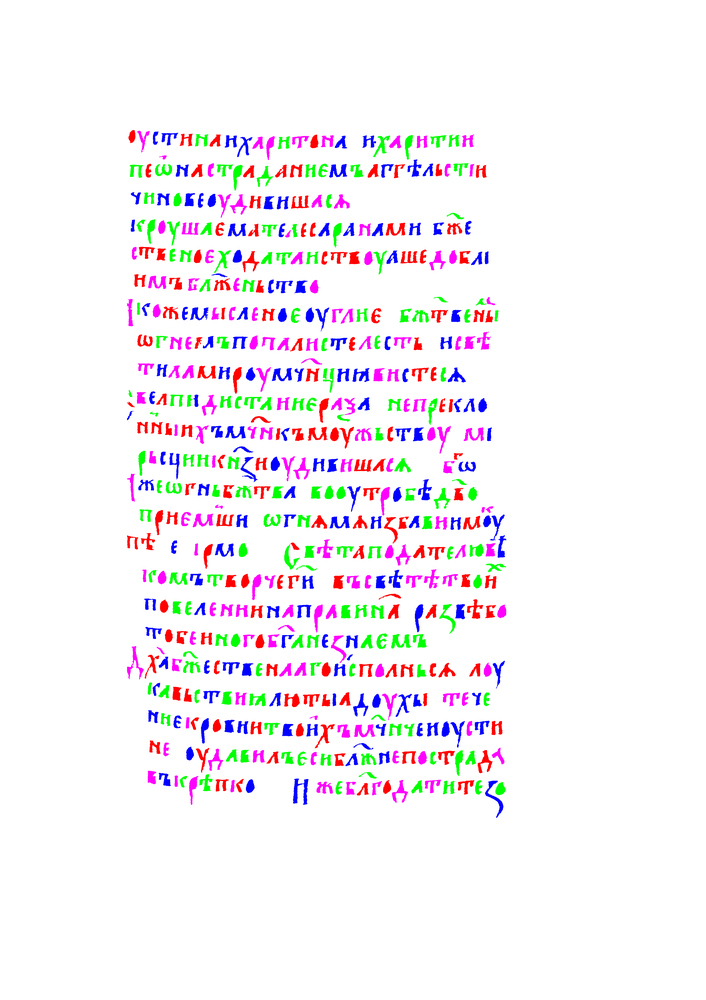
#> input picture 2sem/lab2/input_img.png, 706 x 1000 px, shrunk from 3000 x 4250 before the run
$ jupyter execute lab2.ipynb
#> lines starting #> are read from the running program, lines starting #| are printed output that depends on the picture; after the words box and inside, x2 and y2 are one past the last pixel; in counts of white or black regions, pixels touching at a corner belong together
[cell 1]
from PIL import Image
import os
import numpy as np

def convert_to_grayscale(image_path):
#> called with image_path = 'input_img.png'
    img = Image.open(image_path)
#> img is the input picture: PIL image 706x1000 RGB; mean R, G, B 246.7, 242.6, 246.8
    img = img.convert('RGB')
    width, height = img.size
#> width = 706; height = 1000

    grayscale_img = Image.new('L', (width, height))
#> grayscale_img: PIL image 706x1000 L; every value is 0

    pixels = img.load()

    for x in range(width):
        for y in range(height):
            r, g, b = pixels[x, y]
            gray = int((r + g + b) / 3)
            grayscale_img.putpixel((x, y), gray)
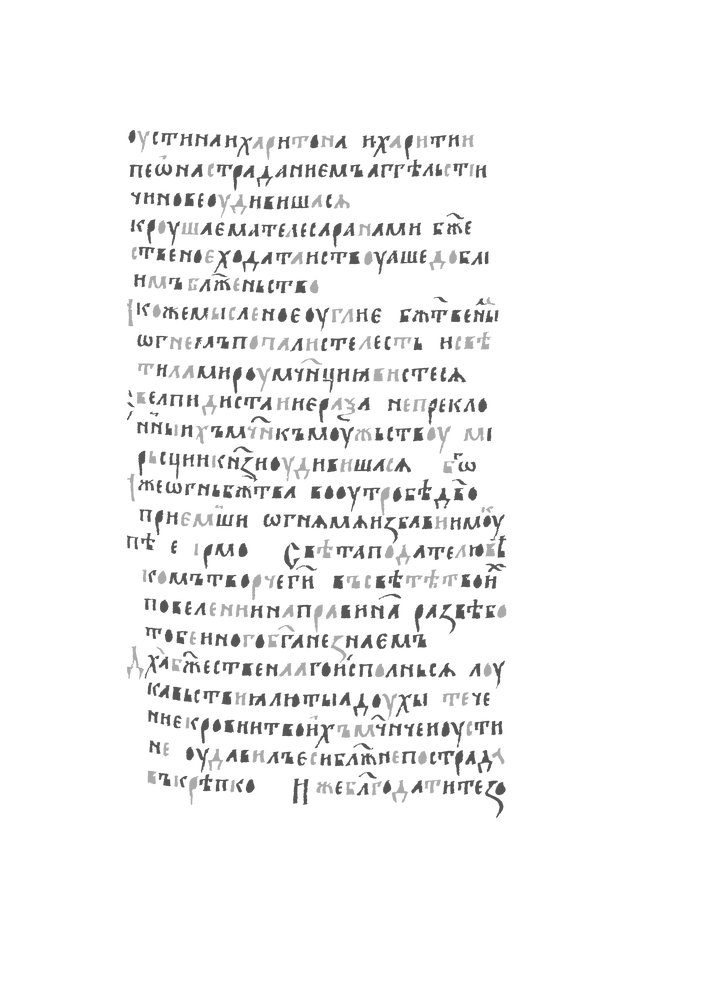
#> grayscale_img: PIL image 706x1000 L; min 84, max 255, mean 245.3


    grayscale_image_path = "grayscale_" + os.path.basename(image_path)
    grayscale_img.save(grayscale_image_path, format='BMP')
    img.show()
    grayscale_img.show()

    return grayscale_image_path

def balanced_histogram_thresholding(image_path):
#> called with image_path = 'grayscale_input_img.png'
    img = Image.open(image_path)
    img_array = np.array(img.convert('L'))
    width, height = img.size
#> width = 706; height = 1000

    hist = np.histogram(img_array, bins=256, range=(0, 255))[0]
#> hist = 256 values, max 608992 at index 255, min 0 at index 0, mean 2757.8

    i_min = 0
    i_max = 255

    while i_min < i_max:
        s_left = sum(hist[i_min:i_max+1])
        s_right = sum(hist[i_min:i_max+1])

        if s_left > s_right:
            i_min += 1
        elif s_right > s_left:
            i_max -= 1
        else:
            break
#> this loop made 1 pass
#> (s_left, s_right) on pass 1: (706000, 706000)
#> after the loop, i_max = 255; i_min = 0

    threshold = (i_min + i_max) // 2
#> threshold = 127

    thresholded_img = img.point(lambda p: 255 if p > threshold else 0)
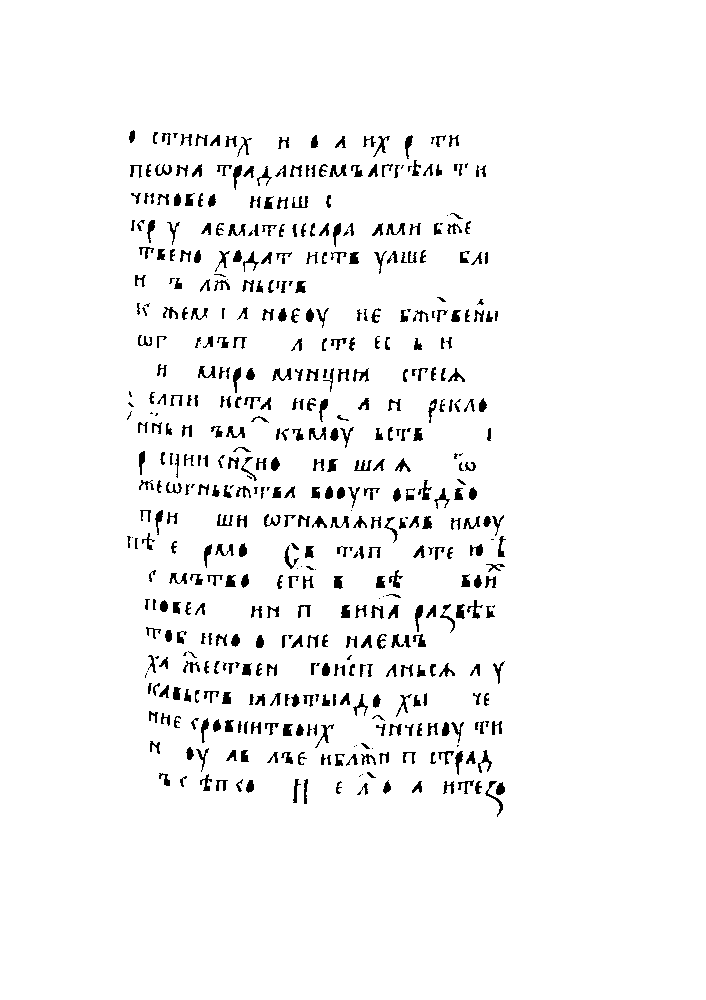
#> thresholded_img: PIL image 706x1000 L; 96% white; 522 black regions (64 under 20 px), largest, box (x1, y1, x2, y2) and area: (485, 781, 503, 817) 121, (272, 368, 292, 381) 114, (415, 605, 423, 632) 113
    thresholded_img.save("balanced_thresholded_" + os.path.basename(image_path))
    img.show()
    thresholded_img.show()

if __name__ == "__main__":
    grayscale_image_path = convert_to_grayscale("input_img.png")
    balanced_histogram_thresholding(grayscale_image_path)
